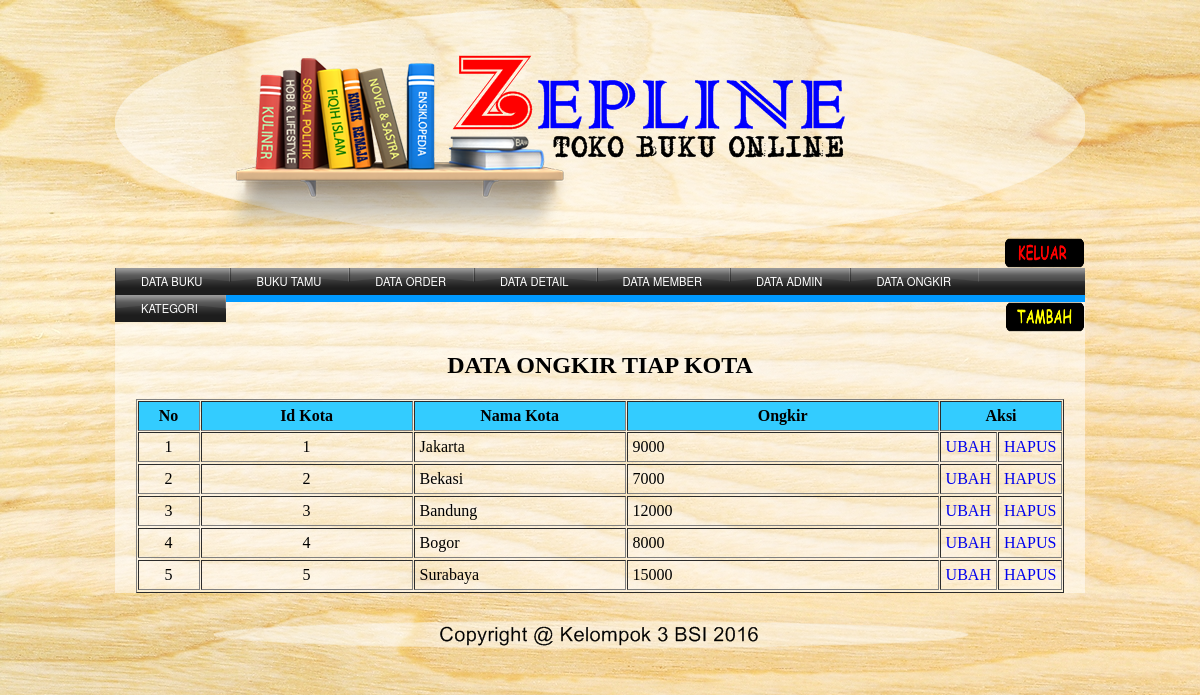
/admin/admin.php?page=tampilkota, run on the app's committed database.
### tables this page shows
CREATE TABLE IF NOT EXISTS `kota` (
`id_kota` int(3) NOT NULL,
  `nm_kota` varchar(100) NOT NULL,
  `ongkir` int(10) NOT NULL
);

### admin/module/kota/tampil.php (the view, shortened to what this page needs)
<div align='right'><a href="?page=tambahkota"><img src="gambar/lr.png" height="30" width="80" /></a></div>
<h2><center><strong>DATA ONGKIR TIAP KOTA</strong></center></h2>
<table border="1" align="center" cellspacing="1" cellpadding="5">
<tr bgcolor="#33CCFF">
<td width="50"><div align="center"><strong>No</strong></div></td>
<td width="200"><div align="center"><strong>Id Kota</strong></div></td>
<td width="200"><div align="center"><strong>Nama Kota</strong></div></td>
<td width="300"><div align="center"><strong>Ongkir</strong></div></td>
<td width="100" colspan="2"><div align="center"><strong>Aksi</strong></div></td>
</tr>
<?php
$no=1;
$tampil=mysql_query("select*from kota");
while($r=mysql_fetch_array($tampil)){
	?>
   <tr>
   <td><center><?php echo $no++?></center></td>
   <td><center><?php echo $r[0]?></center></td>
   <td><?php echo $r[1]?></td>
   <td><?php echo $r[2]?></td>
   <td bordercolor="#FFFFFF" align="center"><center><a href="?page=editkota&id=<?=$r['0'];?>">UBAH</a></center></td>
  <td bordercolor="#FFFFFF" align="center"><center><a href="?page=hapuskota&id=<?=$r['0'];?>">HAPUS</a></center></td>
   <tr>
   <?php }?>
   </table>

### admin/ADMIN.css (style rules this page uses)
body { background: url(../gambar/1.jpg); }

### admin/menuu.php (style rules this page uses)
a { text-decoration:none; }

### data on the page
kota: id_kota "1", nm_kota "Jakarta", ongkir "9000"
kota: id_kota "2", nm_kota "Bekasi", ongkir "7000"
kota: id_kota "3", nm_kota "Bandung", ongkir "12000"
kota: id_kota "4", nm_kota "Bogor", ongkir "8000"
kota: id_kota "5", nm_kota "Surabaya", ongkir "15000"
